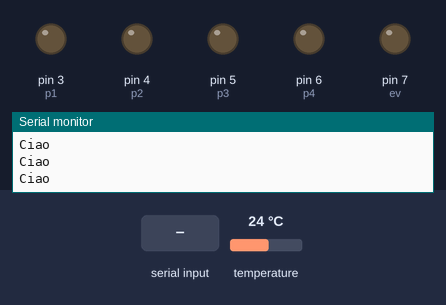
A sketch run on a simulated Arduino Uno, built with avr-gcc and run on an emulated ATmega328P. Parts: output pins drawn as LEDs (lit = HIGH), the last lines printed to the serial monitor. The test bench sets the inputs (shaded band); at power-on: temperature 24 °C.

Above: at 1.2 s.
1.3 s: "30,150\n" received over Serial
At 2.11 s:
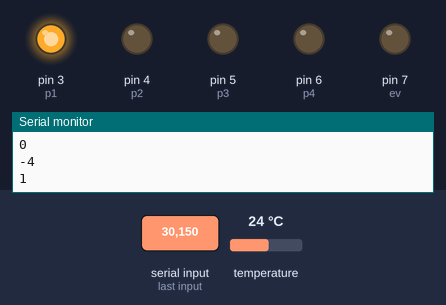
At 4.31 s:
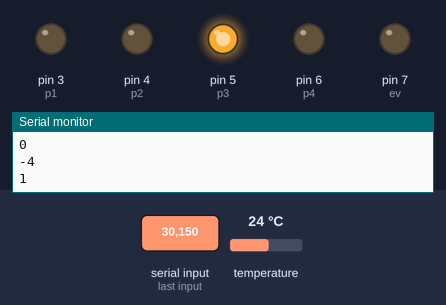
9.0 s: "1\n" received over Serial
At 10.15 s:
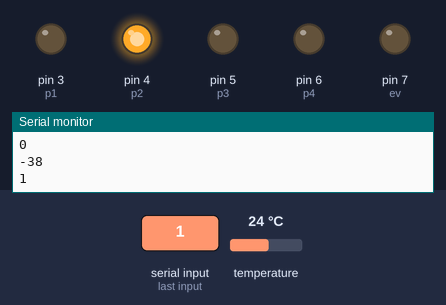
Timing chart, 0 to 15.0 s (numbered marks = the images above; inputs shaded):
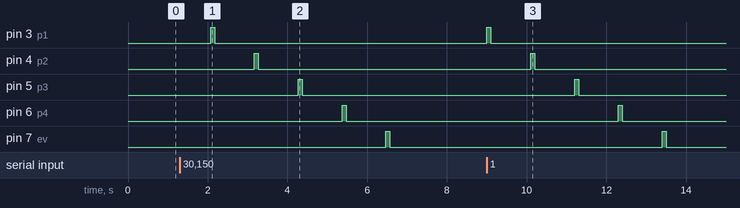

Measured:
- after the input at 1.3 s, pin 3 (p1): LOW → HIGH after 0.77 s, → LOW 0.10 s later; pin 4 (p2): LOW → HIGH after 1.9 s, → LOW 0.10 s later; pin 5 (p3): LOW → HIGH after 3.0 s, → LOW 0.10 s later; pin 6 (p4): LOW → HIGH after 4.1 s, → LOW 0.10 s later; pin 7 (ev): LOW → HIGH after 5.2 s, → LOW 0.10 s later
- after the input at 9.0 s, pin 3 (p1): LOW → HIGH at once, → LOW 0.10 s later; pin 4 (p2): LOW → HIGH after 1.1 s, → LOW 0.10 s later; pin 5 (p3): LOW → HIGH after 2.2 s, → LOW 0.10 s later; pin 6 (p4): LOW → HIGH after 3.3 s, → LOW 0.10 s later; pin 7 (ev): LOW → HIGH after 4.4 s, → LOW 0.10 s later

The sketch:

TestStation.ino
```cpp
#define DHTPIN 1     // Digital pin connected to the DHT sensor
#define PH_PIN A2
#define ONE_WIRE_BUS 2 // Pin Arduino a cui colleghiamo il pin DQ del sensore
#define TdsSensorPin A1
#define p1 3
#define p2 4
#define p3 5
#define p4 6
#define ev 7

#define oneml 1115

//sensors lib
//DHT11
#include "DHT.h"
#define DHTTYPE DHT11   // DHT 11
DHT dht(DHTPIN, DHTTYPE);

//PH
#include "DFRobot_PH.h"
//#include <EEPROM.h>
float voltage,phValue,temperature;
DFRobot_PH ph;

//TempH2O
#include <OneWire.h>
#include <DallasTemperature.h>
OneWire oneWire(ONE_WIRE_BUS); // Imposta la connessione OneWire
DallasTemperature sensore(&oneWire);

//TDS
#define VREF 5.0      // analog reference voltage(Volt) of the ADC
#define SCOUNT  30           // sum of sample point
int analogBuffer[SCOUNT];    // store the analog value in the array, read from ADC
int analogBufferTemp[SCOUNT];
int analogBufferIndex = 0, copyIndex = 0;
float averageVoltage = 0, tdsValue = 0, temp=25 ;

//pump
unsigned long int Pu1=0;
unsigned long int Pu2=0;
unsigned long int Pu3=0;
unsigned long int Pu4=0;

unsigned long liter =1000;

boolean pumping = false;

int state=6;


void setup() {
  // put your setup code here, to run once:
  //DHT11
    Serial.println(F("DHTxx test!"));
    dht.begin();

    //PH
    ph.begin();

    //TempH2O
    sensore.begin();

    //TDS
    pinMode(TdsSensorPin, INPUT);

    //pump
    pinMode(p1,OUTPUT);
    pinMode(p2,OUTPUT);
    pinMode(p3,OUTPUT);
    pinMode(p4,OUTPUT);
    pinMode(ev,OUTPUT);

    Serial.begin(9600);
}

void loop() {
  // put your main code here, to run repeatedly:
  if(Serial.available()>0)
  {
  char in = Serial.read();
  state = in - '0';
  Serial.println(state);
  }
  switch(state){
  case 1:
    prova_pump();
    break;
  case 2:
    funct_dht();   //dht
    break;
  case 3:
    funct_ds18();  //dallas
    break;
  case 4:
    funct_ph();  //ps
    break;
  case 5:
    funct_tds();   //tds
    break;
  case 0:
    break;
  case 6:
    Serial.println("Ciao");
    break;

  }

}


void prova_pump(){
  digitalWrite(p1, HIGH);
  delay(100);  //fill pipe
  digitalWrite(p1, LOW);
  delay(1000);

  digitalWrite(p2, HIGH);
  delay(100);   //fill pipe
  digitalWrite(p2, LOW);
  delay(1000);

  digitalWrite(p3, HIGH);
  delay(100);   //fill pipe
  digitalWrite(p3, LOW);
  delay(1000);

  digitalWrite(p4, HIGH);
  delay(100);   //fill pipe
  digitalWrite(p4, LOW);
  delay(1000);

  digitalWrite(ev, HIGH);
  delay(100);   //fill pipe
  digitalWrite(ev, LOW);
  delay(1000);
}

void funct_dht(){
  float h = dht.readHumidity();
  float t = dht.readTemperature();  // Read temperature as Celsius (the default)
  float f = dht.readTemperature(true);// Read temperature as Fahrenheit (isFahrenheit = true)
  // Check if any reads failed and exit early (to try again).
  if (isnan(h) || isnan(t) || isnan(f)) {
    Serial.println(F("Failed to read from DHT sensor!"));
    return;
  }
  float hif = dht.computeHeatIndex(f, h);// Compute heat index in Fahrenheit (the default)
  float hic = dht.computeHeatIndex(t, h, false);// Compute heat index in Celsius (isFahreheit = false)
  String hs = String(h);
  String ts = String(t);
  Serial.println("DHT Humid: "+hs +"%");
  Serial.println("Temperature " + ts );
}


void funct_ds18(){
  sensore.requestTemperatures(); // richiesta lettura temperatura
  float celsius = sensore.getTempCByIndex(0);  // temperatura in Celsius
  String st= String(celsius);
  Serial.println("DS18B20" );
  Serial.println("Temp: "+ st );
  }

 void funct_tds(){
    analogBuffer[analogBufferIndex] = analogRead(TdsSensorPin);    //read the analog value and store into the buffer
    analogBufferIndex++;
    if (analogBufferIndex == SCOUNT)
      analogBufferIndex = 0;


    for (copyIndex = 0; copyIndex < SCOUNT; copyIndex++)
      analogBufferTemp[copyIndex] = analogBuffer[copyIndex];
    averageVoltage = getMedianNum(analogBufferTemp, SCOUNT) * (float)VREF / 1024.0; // read the analog value more stable by the median filtering algorithm, and convert to voltage value
    float compensationCoefficient = 1.0 + 0.02 * (temp - 25.0); //temperature compensation formula: fFinalResult(25^C) = fFinalResult(current)/(1.0+0.02*(fTP-25.0));
    float compensationVolatge = averageVoltage / compensationCoefficient; //temperature compensation
    tdsValue = (133.42 * compensationVolatge * compensationVolatge * compensationVolatge - 255.86 * compensationVolatge * compensationVolatge + 857.39 * compensationVolatge) * 0.5; //convert voltage value to tds value

  String ppm= String(tdsValue);
  Serial.println("TDS");
  Serial.println("ppm : "+ ppm );

}

int getMedianNum(int bArray[], int iFilterLen)
{
  int bTab[iFilterLen];
  for (byte i = 0; i < iFilterLen; i++)
    bTab[i] = bArray[i];
  int i, j, bTemp;
  for (j = 0; j < iFilterLen - 1; j++)
  {
    for (i = 0; i < iFilterLen - j - 1; i++)
    {
      if (bTab[i] > bTab[i + 1])
      {
        bTemp = bTab[i];
        bTab[i] = bTab[i + 1];
        bTab[i + 1] = bTemp;
      }
    }
  }
  if ((iFilterLen & 1) > 0)
    bTemp = bTab[(iFilterLen - 1) / 2];
  else
    bTemp = (bTab[iFilterLen / 2] + bTab[iFilterLen / 2 - 1]) / 2;
  return bTemp;
}

void funct_ph(){

        //temperature = readTemperature();         // read your temperature sensor to execute temperature compensation
        temperature = tempdall();
        voltage = analogRead(PH_PIN)/1024.0*5000;  // read the voltage
        phValue = ph.readPH(voltage,temperature);  // convert voltage to pH with temperature compensation
        String st = String(temperature);
        String sp = String(phValue);
        Serial.println("PH Temp: " + st);
        Serial.println("valore Ph: " + sp);
        //ph.calibration(voltage,temperature);           // calibration process by Serail CMD
        return;
}

float readTemperature()
{
  delay(2000);
  float t = dht.readTemperature();
  if (isnan(t)) {
    Serial.println(F("Failed to read from DHT sensor!"));
  }
  return t;
}
float tempdall(){
  sensore.requestTemperatures(); // richiesta lettura temperatura
  float celsius = sensore.getTempCByIndex(0);  // temperatura in Celsius
  return celsius;
}

void funct_pump(){
  digitalWrite(p1, HIGH);
  delay(1000);  //fill pipe
  delay(oneml*Pu1);
  digitalWrite(p1, LOW);
  delay(2000);

  digitalWrite(p2, HIGH);
  delay(1000);   //fill pipe
  delay(oneml*Pu2);
  digitalWrite(p2, LOW);
  delay(2000);

  digitalWrite(p3, HIGH);
  delay(1000);   //fill pipe
  delay(oneml*Pu3);
  digitalWrite(p3, LOW);
  delay(2000);

  digitalWrite(p4, HIGH);
  delay(1000);   //fill pipe
  delay(oneml*Pu4);
  digitalWrite(p4, LOW);

  pumping = false;
}
```
